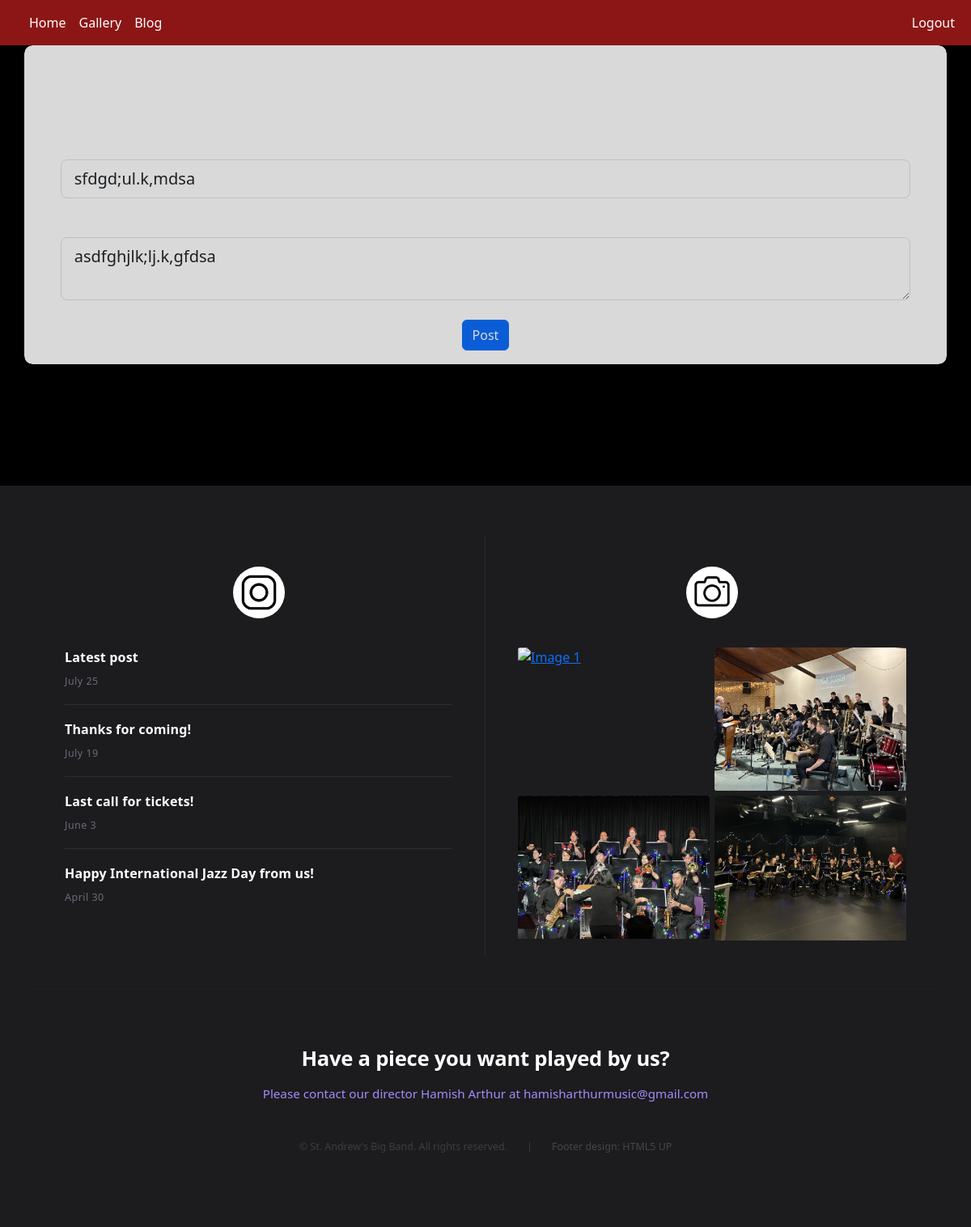
The page /update-post/1 (signed in) on the database as committed earlier.
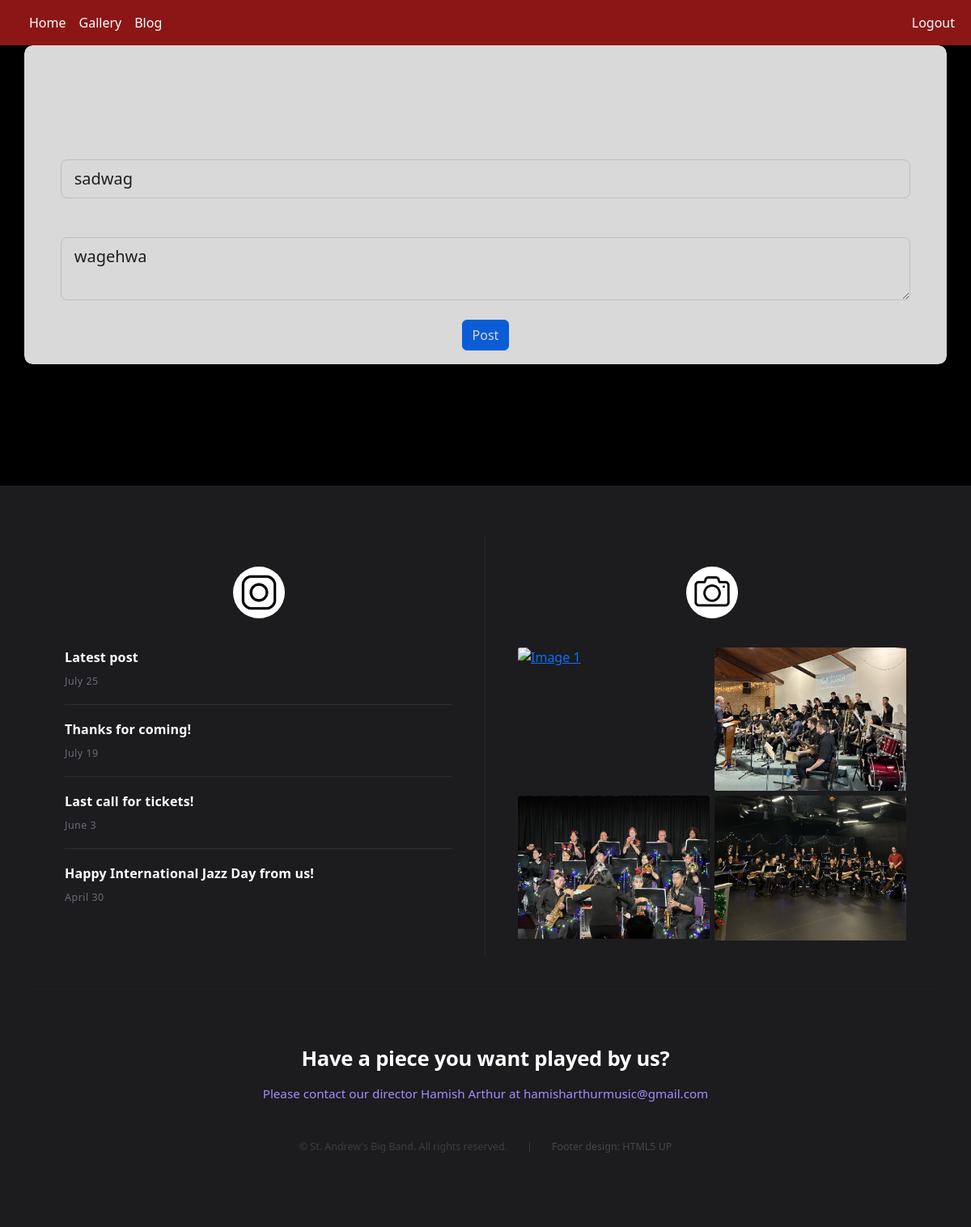
The same page on the database as committed later.
### website/models.py (models this page shows)
class Post(db.Model):
    id = db.Column(db.Integer, primary_key=True)
    title = db.Column(db.String(150), unique=False)
    content = db.Column(db.Text, nullable=False)
    date_created = db.Column(db.DateTime(timezone=True), default=func.now())
    author = db.Column(db.Integer, db.ForeignKey('user.id', ondelete='CASCADE'), nullable=False)
    comments = db.relationship('Comment', backref='post', cascade="all, delete-orphan")
    likes = db.relationship('Like', backref='post', cascade="all, delete-orphan")

### website/views.py (the view)
@views.route("/update-post/<id>", methods=["GET", "POST"])
@login_required
def update_post(id):
    post = Post.query.filter_by(id=id).first()
    if post.author != current_user.id:
        flash("You cannot edit this post!", category="error")
    form = PostForm()
    if form.validate_on_submit():
        post.title = form.title.data
        post.content = form.content.data
        db.session.commit()
        flash("Post updated", category="success")
        page = request.args.get('page', 1, type=int)
        posts = Post.query.order_by(Post.date_created.desc()).paginate(page=page, per_page=4)
        return render_template("blog.html", user=current_user, posts=posts)
    elif request.method == "GET":
        form.title.data = post.title
        form.content.data = post.content
    return render_template("update_post.html", form=form, user=current_user, posts=post)

### website/forms.py
class PostForm(FlaskForm):
    title = StringField('Title', validators=[DataRequired()])
    content = TextAreaField('Content', validators=[DataRequired()])
    submit = SubmitField('Post')

### website/__init__.py (called while the page is built)
def create_app():
    app = Flask(__name__)
    app.config["SECRET_KEY"] = "n5ks8XA1noJaGNP8hqTq0l29"
    app.config["SQLALCHEMY_DATABASE_URI"] = f"sqlite:///{DB_NAME}"
    db.init_app(app)
    from .views import views
    from .auth import auth
    app.register_blueprint(views, url_prefix="/")
    app.register_blueprint(auth, url_prefix="/")
    from .models import User
    with app.app_context():
        db.create_all()
    login_manager = LoginManager()
    login_manager.login_view = "auth.login"
    login_manager.init_app(app)
    @login_manager.user_loader
    def load_user(id):
        return User.query.get(int(id))
    return app

### website/templates/update_post.html (shortened to what this page needs)
{% extends "template.html" %} {% block title %} Update Post {% endblock %}
{% block content %}
<div class="create-post-container">
    <div class="card-backing">
        <form method="POST" class="create-post" action="">
            <h1 align="center">Update Post</h1>
            <br>
            <div class="form-group">
                {{ form.title.label(class="form-control-label") }}
                {% if form.title.errors %}
                    {{ form.title(class="form-control form-control-lg is-invalid") }}
                    <div class="invalid-feedback">
                        {% for error in form.title.errors %}
                            <span>{{ error }}</span>
                        {% endfor %}
                    </div>
                {% else %}
                    {{ form.title(class="form-control form-control-lg") }}
                {% endif %}
            </div>
            <br>
            <div class="form-group">
                {{ form.content.label(class="form-control-label") }}
                {% if form.content.errors %}
                    {{ form.content(class="form-control form-control-lg is-invalid") }}
                    <div class="invalid-feedback">
                        {% for error in form.content.errors %}
                            <span>{{ error }}</span>
                        {% endfor %}
                    </div>
                {% else %}
                    {{ form.content(class="form-control form-control-lg") }}
                {% endif %}
            </div>
            <br>
            <div class="form-group" align="center">
                {{ form.submit(class="btn btn-primary") }}
            </div>
        </form>
    </div>
</div>
{% endblock %}

Rows that differ between the two databases and show on the page:
changed Post: title "sfdgd;ul.k,mdsa" → "sadwag"; content "asdfghjlk;lj.k,gfdsa" → "wagehwa"
